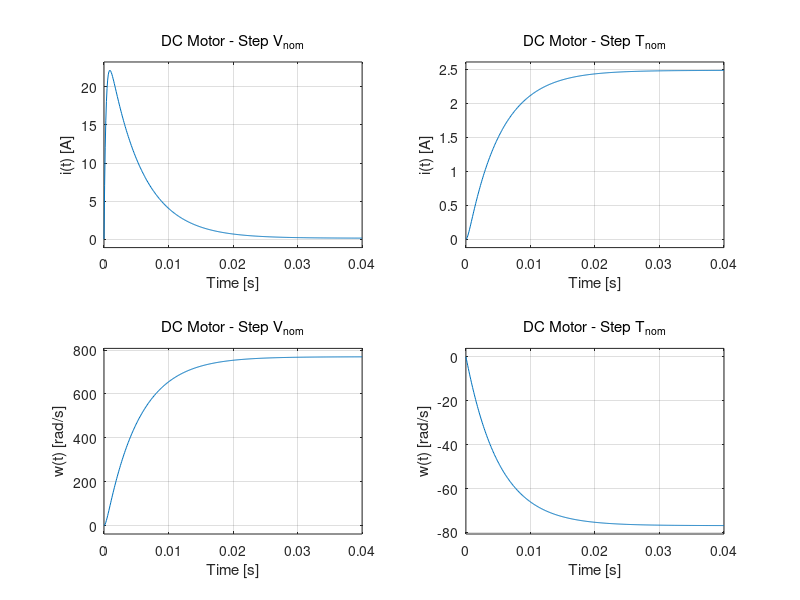

Reproduce this figure in MATLAB.
% DC_mot_ZR.m – tested with MATLAB + CST and GNU Octave + Control
% Manfred Lohöfener, HS Merseburg, 25.10.2016

% Parameters
V_nom = 30;      % V
T_nom = 0.0972;  % N.m 
K_m   = 0.0389;  % N.m/A
K_b   = 0.0388;  % V.s
K_f   = 6.33e-6; % N.m.s
R     = 1.2;     % Ohm
L     = 0.34e-3; % H
J     = 6.81e-6; % N.m.s²

% State Space Matrices
A = [-R/L -K_b/L    % System matrix
     K_m/J -K_f/J];
B = [V_nom/L 0      % Input matrix
     0 -T_nom/J];
C = [1 0            % Output matrix
     0 1];
D = [0 0            % Transfer matrix
     0 0];

DC_mot = ss (A, B, C, D);
step (DC_mot);

subplot (2, 2, 1)
title ('DC Motor - Step V_{nom}')
xlabel ('Time [s]')
ylabel ('i(t) [A]')

subplot (2, 2, 2)
title ('DC Motor - Step T_{nom}')
xlabel ('Time [s]')
ylabel ('i(t) [A]')

subplot (2, 2, 3)
title ('DC Motor - Step V_{nom}')
xlabel ('Time [s]')
ylabel ('w(t) [rad/s]')

subplot (2, 2, 4)
title ('DC Motor - Step T_{nom}')
xlabel ('Time [s]')
ylabel ('w(t) [rad/s]')

grid ('on')
